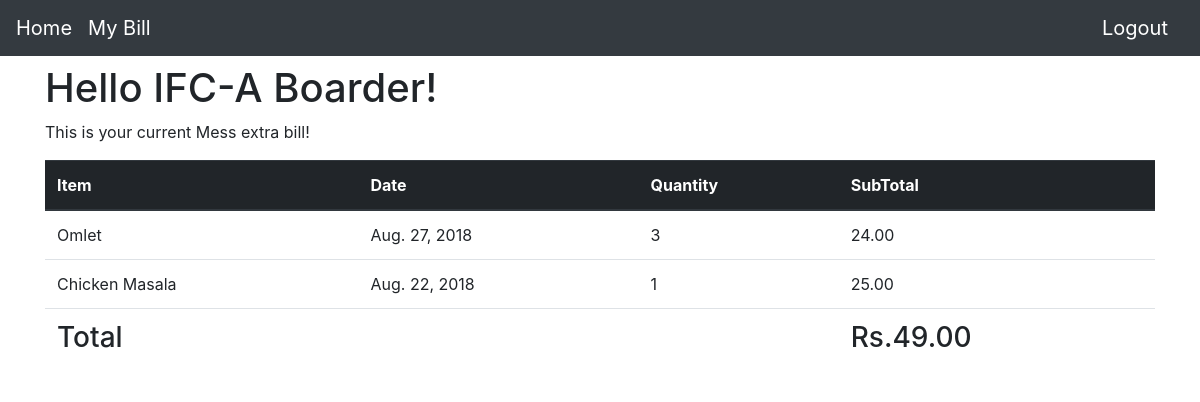
Screenshot of /home/bill (signed in) with the database file from the repository.
### bill/models.py (models this page shows, shortened)
class Transaction(models.Model):
	user = models.ForeignKey(User,on_delete=models.CASCADE)
	regNum = models.CharField(max_length=10)
	item = models.ForeignKey(ExtraItem,on_delete=models.PROTECT)
	number = models.IntegerField(default = 1)
	price = models.DecimalField(default = 0.00, max_digits= 12, decimal_places=2)
	date = models.DateField(auto_now_add=True)

### extras/models.py (models this page shows)
class ExtraItem(models.Model):
	item_name = models.CharField(max_length=20)
	price = models.DecimalField(max_digits=6,decimal_places=2,default=0)
	def __str__(self):
		return self.item_name

### bill/views.py (the view)
# urls.py: path('bill',views.bill),
@login_required(login_url='login/')
def bill(request):
	total = 0
	items = Transaction.objects.filter(user = request.user)
	for item in items:
		total += item.price
	context = {
	'total' : total,
	'transactions' : items
	}
	return render(request, 'bill.html', context)

### bill/templates/bill.html (shortened to what this page needs)
<!doctype html>
<html lang="en">
	<head>
    	<link rel="stylesheet" href="https://stackpath.bootstrapcdn.com/bootstrap/4.1.3/css/bootstrap.min.css">
	</head>
	<body>
		<nav class="navbar navbar-expand-lg navbar-dark bg-dark">
			  <a class="navbar-brand" href="/home">Home</a>
			  <div class="collapse navbar-collapse">
			    <ul class="navbar-nav mr-auto mt-2 mt-lg-0">
			      <li class="nav-item">
			        <a class="navbar-brand" href="/home/bill">My Bill</a>
			      </li>
			    </ul>
			    <ul class="navbar-nav ml-auto mt-2 mt-lg-0">
			    	<a class="navbar-brand" href="/logout">Logout</a>
			    </ul>
		</nav>
		<div class="container">
			<h1>Hello IFC-A Boarder!</h1>
			<p class="text-justify">This is your current Mess extra bill!</p>
			<table class="table table-hover">
	  			<thead class="thead-dark">
	    			<tr>
				        <th scope="col">Item</th>
				        <th scope="col">Date</th>
				        <th scope="col">Quantity</th>
				        <th scope="col">SubTotal</th>
				    </tr>
				  </thead>
			  <tbody>
			  	{%for item in transactions reversed%}
			    	<tr>
			      		<td>{{item.item}}
				      	<td>{{item.date}}</td>
				      	<td>{{item.number}}</td>
				      	<td>{{item.price}}</td>
				    </tr>
				    {% endfor %}
			  </tbody>
			  	<tfoot>
            <tr>
                <td><h3>Total</h3></td>
                <td></td>
                <td></td>
                <td><h3>Rs.{{total}}</h3></td>
            </tr>
        </tfoot>
			</table>
		</div>
	</body>

### rows the page displays
Transaction: item "Omlet", date "Aug. 27, 2018", number "3", price "24.00"
Transaction: item "Chicken Masala", date "Aug. 22, 2018", number "1", price "25.00"

### other values shown
{{ total }} "49.00"
